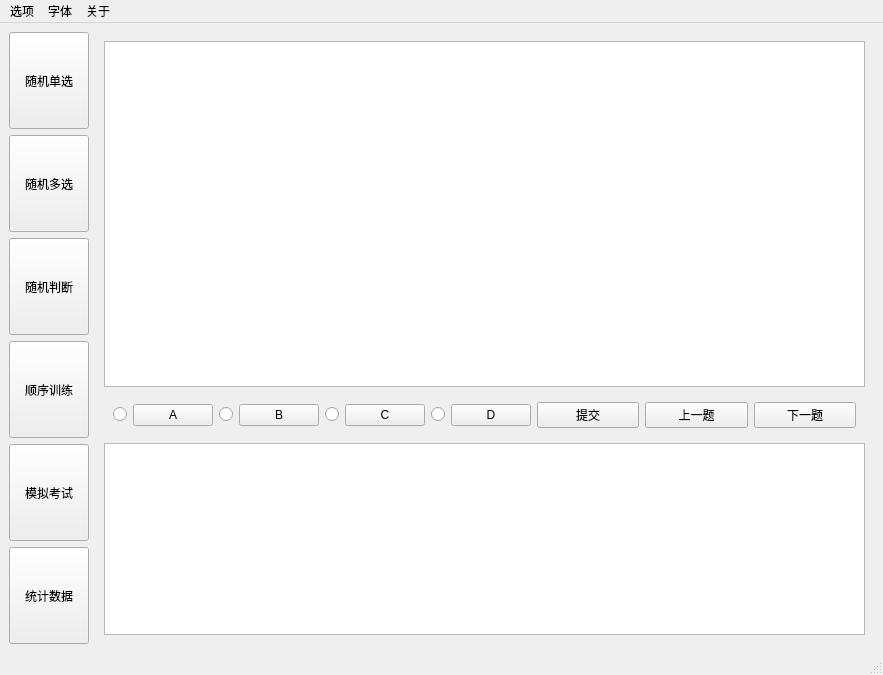
<?xml version="1.0" encoding="UTF-8"?>
<ui version="4.0">
 <class>MainWindow</class>
 <widget class="QMainWindow" name="MainWindow">
  <property name="geometry">
   <rect>
    <x>0</x>
    <y>0</y>
    <width>883</width>
    <height>675</height>
   </rect>
  </property>
  <property name="windowTitle">
   <string>刷题</string>
  </property>
  <widget class="QWidget" name="centralwidget">
   <property name="enabled">
    <bool>true</bool>
   </property>
   <property name="sizePolicy">
    <sizepolicy hsizetype="Maximum" vsizetype="Maximum">
     <horstretch>0</horstretch>
     <verstretch>0</verstretch>
    </sizepolicy>
   </property>
   <layout class="QGridLayout" name="gridLayout_2">
    <item row="0" column="0">
     <layout class="QVBoxLayout" name="verticalLayout">
      <item>
       <widget class="QPushButton" name="pushButton_1">
        <property name="sizePolicy">
         <sizepolicy hsizetype="Minimum" vsizetype="Preferred">
          <horstretch>0</horstretch>
          <verstretch>0</verstretch>
         </sizepolicy>
        </property>
        <property name="text">
         <string>随机单选</string>
        </property>
       </widget>
      </item>
      <item>
       <widget class="QPushButton" name="pushButton_2">
        <property name="sizePolicy">
         <sizepolicy hsizetype="Minimum" vsizetype="Preferred">
          <horstretch>0</horstretch>
          <verstretch>0</verstretch>
         </sizepolicy>
        </property>
        <property name="text">
         <string>随机多选</string>
        </property>
       </widget>
      </item>
      <item>
       <widget class="QPushButton" name="pushButton_3">
        <property name="sizePolicy">
         <sizepolicy hsizetype="Minimum" vsizetype="Preferred">
          <horstretch>0</horstretch>
          <verstretch>0</verstretch>
         </sizepolicy>
        </property>
        <property name="text">
         <string>随机判断</string>
        </property>
       </widget>
      </item>
      <item>
       <widget class="QPushButton" name="pushButton_4">
        <property name="sizePolicy">
         <sizepolicy hsizetype="Minimum" vsizetype="Preferred">
          <horstretch>0</horstretch>
          <verstretch>0</verstretch>
         </sizepolicy>
        </property>
        <property name="text">
         <string>顺序训练</string>
        </property>
       </widget>
      </item>
      <item>
       <widget class="QPushButton" name="pushButton_5">
        <property name="sizePolicy">
         <sizepolicy hsizetype="Minimum" vsizetype="Preferred">
          <horstretch>0</horstretch>
          <verstretch>0</verstretch>
         </sizepolicy>
        </property>
        <property name="text">
         <string>模拟考试</string>
        </property>
       </widget>
      </item>
      <item>
       <widget class="QPushButton" name="pushButton_6">
        <property name="sizePolicy">
         <sizepolicy hsizetype="Minimum" vsizetype="Preferred">
          <horstretch>0</horstretch>
          <verstretch>0</verstretch>
         </sizepolicy>
        </property>
        <property name="text">
         <string>统计数据</string>
        </property>
       </widget>
      </item>
     </layout>
    </item>
    <item row="0" column="1">
     <widget class="QWidget" name="widget_2" native="true">
      <property name="enabled">
       <bool>true</bool>
      </property>
      <property name="sizePolicy">
       <sizepolicy hsizetype="Expanding" vsizetype="Expanding">
        <horstretch>0</horstretch>
        <verstretch>0</verstretch>
       </sizepolicy>
      </property>
      <layout class="QGridLayout" name="gridLayout">
       <item row="2" column="0">
        <widget class="QTextEdit" name="answer">
         <property name="sizePolicy">
          <sizepolicy hsizetype="Expanding" vsizetype="Preferred">
           <horstretch>0</horstretch>
           <verstretch>0</verstretch>
          </sizepolicy>
         </property>
         <property name="mouseTracking">
          <bool>false</bool>
         </property>
         <property name="focusPolicy">
          <enum>Qt::NoFocus</enum>
         </property>
        </widget>
       </item>
       <item row="0" column="0">
        <widget class="QTextEdit" name="question">
         <property name="mouseTracking">
          <bool>false</bool>
         </property>
         <property name="focusPolicy">
          <enum>Qt::NoFocus</enum>
         </property>
         <property name="sizeAdjustPolicy">
          <enum>QAbstractScrollArea::AdjustIgnored</enum>
         </property>
         <property name="lineWrapMode">
          <enum>QTextEdit::WidgetWidth</enum>
         </property>
         <property name="readOnly">
          <bool>true</bool>
         </property>
        </widget>
       </item>
       <item row="1" column="0">
        <widget class="QWidget" name="widget" native="true">
         <layout class="QHBoxLayout" name="horizontalLayout_2">
          <item>
           <layout class="QHBoxLayout" name="horizontalLayout">
            <item>
             <widget class="QRadioButton" name="A_c">
              <property name="text">
               <string/>
              </property>
              <property name="checked">
               <bool>false</bool>
              </property>
             </widget>
            </item>
            <item>
             <widget class="QPushButton" name="A_b">
              <property name="text">
               <string>A</string>
              </property>
              <property name="checkable">
               <bool>false</bool>
              </property>
             </widget>
            </item>
            <item>
             <widget class="QRadioButton" name="B_c">
              <property name="text">
               <string/>
              </property>
              <property name="checked">
               <bool>false</bool>
              </property>
             </widget>
            </item>
            <item>
             <widget class="QPushButton" name="B_b">
              <property name="text">
               <string>B</string>
              </property>
              <property name="checkable">
               <bool>false</bool>
              </property>
             </widget>
            </item>
            <item>
             <widget class="QRadioButton" name="C_c">
              <property name="text">
               <string/>
              </property>
              <property name="checked">
               <bool>false</bool>
              </property>
             </widget>
            </item>
            <item>
             <widget class="QPushButton" name="C_b">
              <property name="text">
               <string>C</string>
              </property>
              <property name="checkable">
               <bool>false</bool>
              </property>
             </widget>
            </item>
            <item>
             <widget class="QRadioButton" name="D_c">
              <property name="text">
               <string/>
              </property>
              <property name="checked">
               <bool>false</bool>
              </property>
             </widget>
            </item>
            <item>
             <widget class="QPushButton" name="D_b">
              <property name="text">
               <string>D</string>
              </property>
              <property name="checkable">
               <bool>false</bool>
              </property>
             </widget>
            </item>
           </layout>
          </item>
          <item>
           <layout class="QHBoxLayout" name="horizontalLayout_4">
            <property name="sizeConstraint">
             <enum>QLayout::SetFixedSize</enum>
            </property>
            <item>
             <widget class="QPushButton" name="enter">
              <property name="text">
               <string>提交</string>
              </property>
             </widget>
            </item>
            <item>
             <widget class="QPushButton" name="last_B">
              <property name="text">
               <string>上一题</string>
              </property>
             </widget>
            </item>
            <item>
             <widget class="QPushButton" name="next_B">
              <property name="text">
               <string>下一题</string>
              </property>
             </widget>
            </item>
           </layout>
          </item>
         </layout>
        </widget>
       </item>
      </layout>
     </widget>
    </item>
   </layout>
  </widget>
  <widget class="QMenuBar" name="menubar">
   <property name="geometry">
    <rect>
     <x>0</x>
     <y>0</y>
     <width>883</width>
     <height>23</height>
    </rect>
   </property>
   <widget class="QMenu" name="menu">
    <property name="title">
     <string>选项</string>
    </property>
    <addaction name="last_q"/>
    <addaction name="next_q"/>
    <addaction name="separator"/>
    <addaction name="see"/>
    <addaction name="clear"/>
    <addaction name="separator"/>
    <addaction name="file_sel"/>
    <addaction name="separator"/>
    <addaction name="clear_all"/>
   </widget>
   <widget class="QMenu" name="menu_2">
    <property name="title">
     <string>关于</string>
    </property>
    <addaction name="actionAbout"/>
   </widget>
   <widget class="QMenu" name="menu_4">
    <property name="title">
     <string>字体</string>
    </property>
    <addaction name="size_l"/>
    <addaction name="size_m"/>
    <addaction name="size_s"/>
   </widget>
   <addaction name="menu"/>
   <addaction name="menu_4"/>
   <addaction name="menu_2"/>
  </widget>
  <widget class="QStatusBar" name="statusBar">
   <property name="autoFillBackground">
    <bool>false</bool>
   </property>
  </widget>
  <action name="last_q">
   <property name="text">
    <string>上一题</string>
   </property>
   <property name="shortcut">
    <string>Backspace</string>
   </property>
  </action>
  <action name="next_q">
   <property name="text">
    <string>下一题</string>
   </property>
   <property name="shortcut">
    <string>Return</string>
   </property>
  </action>
  <action name="actionAbout">
   <property name="text">
    <string>About</string>
   </property>
  </action>
  <action name="see">
   <property name="text">
    <string>查看错题</string>
   </property>
  </action>
  <action name="clear">
   <property name="text">
    <string>清除错题</string>
   </property>
  </action>
  <action name="clear_all">
   <property name="text">
    <string>清除记录</string>
   </property>
  </action>
  <action name="size_l">
   <property name="text">
    <string>大</string>
   </property>
  </action>
  <action name="size_m">
   <property name="text">
    <string>中</string>
   </property>
  </action>
  <action name="size_s">
   <property name="text">
    <string>小</string>
   </property>
  </action>
  <action name="file_sel">
   <property name="text">
    <string>选择题库</string>
   </property>
  </action>
 </widget>
 <resources/>
 <connections>
  <connection>
   <sender>A_b</sender>
   <signal>clicked()</signal>
   <receiver>A_c</receiver>
   <slot>click()</slot>
   <hints>
    <hint type="sourcelabel">
     <x>162</x>
     <y>374</y>
    </hint>
    <hint type="destinationlabel">
     <x>119</x>
     <y>376</y>
    </hint>
   </hints>
  </connection>
  <connection>
   <sender>B_b</sender>
   <signal>clicked()</signal>
   <receiver>B_c</receiver>
   <slot>click()</slot>
   <hints>
    <hint type="sourcelabel">
     <x>261</x>
     <y>377</y>
    </hint>
    <hint type="destinationlabel">
     <x>221</x>
     <y>374</y>
    </hint>
   </hints>
  </connection>
  <connection>
   <sender>C_b</sender>
   <signal>clicked()</signal>
   <receiver>C_c</receiver>
   <slot>click()</slot>
   <hints>
    <hint type="sourcelabel">
     <x>365</x>
     <y>376</y>
    </hint>
    <hint type="destinationlabel">
     <x>317</x>
     <y>374</y>
    </hint>
   </hints>
  </connection>
  <connection>
   <sender>D_b</sender>
   <signal>clicked()</signal>
   <receiver>D_c</receiver>
   <slot>click()</slot>
   <hints>
    <hint type="sourcelabel">
     <x>466</x>
     <y>381</y>
    </hint>
    <hint type="destinationlabel">
     <x>416</x>
     <y>374</y>
    </hint>
   </hints>
  </connection>
 </connections>
</ui>
